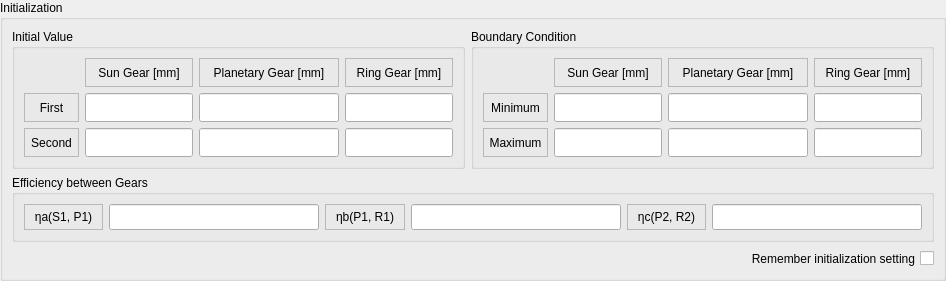
     <widget class="QGroupBox" name="groupBox_6">
      <property name="sizePolicy">
       <sizepolicy hsizetype="MinimumExpanding" vsizetype="MinimumExpanding">
        <horstretch>0</horstretch>
        <verstretch>0</verstretch>
       </sizepolicy>
      </property>
      <property name="minimumSize">
       <size>
        <width>932</width>
        <height>280</height>
       </size>
      </property>
      <property name="maximumSize">
       <size>
        <width>16777215</width>
        <height>16777215</height>
       </size>
      </property>
      <property name="title">
       <string>Initialization</string>
      </property>
      <layout class="QVBoxLayout" name="verticalLayout">
       <property name="leftMargin">
        <number>9</number>
       </property>
       <property name="topMargin">
        <number>9</number>
       </property>
       <property name="rightMargin">
        <number>9</number>
       </property>
       <property name="bottomMargin">
        <number>9</number>
       </property>
       <item>
        <widget class="QWidget" name="widget_2" native="true">
         <property name="sizePolicy">
          <sizepolicy hsizetype="MinimumExpanding" vsizetype="MinimumExpanding">
           <horstretch>0</horstretch>
           <verstretch>0</verstretch>
          </sizepolicy>
         </property>
         <property name="minimumSize">
          <size>
           <width>908</width>
           <height>140</height>
          </size>
         </property>
         <property name="maximumSize">
          <size>
           <width>16777215</width>
           <height>16777215</height>
          </size>
         </property>
         <layout class="QHBoxLayout" name="horizontalLayout_4">
          <property name="spacing">
           <number>6</number>
          </property>
          <property name="leftMargin">
           <number>0</number>
          </property>
          <property name="topMargin">
           <number>0</number>
          </property>
          <property name="rightMargin">
           <number>0</number>
          </property>
          <property name="bottomMargin">
           <number>0</number>
          </property>
          <item>
           <widget class="QGroupBox" name="groupBox">
            <property name="sizePolicy">
             <sizepolicy hsizetype="MinimumExpanding" vsizetype="MinimumExpanding">
              <horstretch>0</horstretch>
              <verstretch>0</verstretch>
             </sizepolicy>
            </property>
            <property name="minimumSize">
             <size>
              <width>451</width>
              <height>123</height>
             </size>
            </property>
            <property name="title">
             <string>Initial Value</string>
            </property>
            <layout class="QGridLayout" name="gridLayout">
             <item row="0" column="2">
              <widget class="QLabel" name="label_2">
               <property name="enabled">
                <bool>true</bool>
               </property>
               <property name="sizePolicy">
                <sizepolicy hsizetype="MinimumExpanding" vsizetype="MinimumExpanding">
                 <horstretch>0</horstretch>
                 <verstretch>0</verstretch>
                </sizepolicy>
               </property>
               <property name="minimumSize">
                <size>
                 <width>104</width>
                 <height>25</height>
                </size>
               </property>
               <property name="maximumSize">
                <size>
                 <width>16777215</width>
                 <height>16777215</height>
                </size>
               </property>
               <property name="frameShape">
                <enum>QFrame::StyledPanel</enum>
               </property>
               <property name="text">
                <string>Sun Gear [mm]</string>
               </property>
               <property name="alignment">
                <set>Qt::AlignCenter</set>
               </property>
              </widget>
             </item>
             <item row="1" column="0">
              <widget class="QLabel" name="label">
               <property name="sizePolicy">
                <sizepolicy hsizetype="MinimumExpanding" vsizetype="MinimumExpanding">
                 <horstretch>0</horstretch>
                 <verstretch>0</verstretch>
                </sizepolicy>
               </property>
               <property name="minimumSize">
                <size>
                 <width>55</width>
                 <height>25</height>
                </size>
               </property>
               <property name="maximumSize">
                <size>
                 <width>16777215</width>
                 <height>16777215</height>
                </size>
               </property>
               <property name="frameShape">
                <enum>QFrame::StyledPanel</enum>
               </property>
               <property name="text">
                <string>First</string>
               </property>
               <property name="alignment">
                <set>Qt::AlignCenter</set>
               </property>
              </widget>
             </item>
             <item row="0" column="3">
              <widget class="QLabel" name="label_3">
               <property name="sizePolicy">
                <sizepolicy hsizetype="MinimumExpanding" vsizetype="MinimumExpanding">
                 <horstretch>0</horstretch>
                 <verstretch>0</verstretch>
                </sizepolicy>
               </property>
               <property name="minimumSize">
                <size>
                 <width>140</width>
                 <height>25</height>
                </size>
               </property>
               <property name="maximumSize">
                <size>
                 <width>16777215</width>
                 <height>16777215</height>
                </size>
               </property>
               <property name="frameShape">
                <enum>QFrame::StyledPanel</enum>
               </property>
               <property name="text">
                <string>Planetary Gear [mm]</string>
               </property>
               <property name="alignment">
                <set>Qt::AlignCenter</set>
               </property>
              </widget>
             </item>
             <item row="0" column="4">
              <widget class="QLabel" name="label_4">
               <property name="sizePolicy">
                <sizepolicy hsizetype="MinimumExpanding" vsizetype="MinimumExpanding">
                 <horstretch>0</horstretch>
                 <verstretch>0</verstretch>
                </sizepolicy>
               </property>
               <property name="minimumSize">
                <size>
                 <width>105</width>
                 <height>25</height>
                </size>
               </property>
               <property name="maximumSize">
                <size>
                 <width>16777215</width>
                 <height>16777215</height>
                </size>
               </property>
               <property name="frameShape">
                <enum>QFrame::StyledPanel</enum>
               </property>
               <property name="text">
                <string>Ring Gear [mm]</string>
               </property>
               <property name="alignment">
                <set>Qt::AlignCenter</set>
               </property>
              </widget>
             </item>
             <item row="2" column="0">
              <widget class="QLabel" name="label_5">
               <property name="sizePolicy">
                <sizepolicy hsizetype="MinimumExpanding" vsizetype="MinimumExpanding">
                 <horstretch>0</horstretch>
                 <verstretch>0</verstretch>
                </sizepolicy>
               </property>
               <property name="minimumSize">
                <size>
                 <width>55</width>
                 <height>25</height>
                </size>
               </property>
               <property name="maximumSize">
                <size>
                 <width>16777215</width>
                 <height>16777215</height>
                </size>
               </property>
               <property name="frameShape">
                <enum>QFrame::StyledPanel</enum>
               </property>
               <property name="text">
                <string>Second</string>
               </property>
               <property name="alignment">
                <set>Qt::AlignCenter</set>
               </property>
              </widget>
             </item>
             <item row="1" column="2">
              <widget class="QLineEdit" name="init_s1">
               <property name="sizePolicy">
                <sizepolicy hsizetype="MinimumExpanding" vsizetype="MinimumExpanding">
                 <horstretch>0</horstretch>
                 <verstretch>0</verstretch>
                </sizepolicy>
               </property>
               <property name="minimumSize">
                <size>
                 <width>104</width>
                 <height>25</height>
                </size>
               </property>
               <property name="alignment">
                <set>Qt::AlignCenter</set>
               </property>
              </widget>
             </item>
             <item row="2" column="2">
              <widget class="QLineEdit" name="init_s2">
               <property name="sizePolicy">
                <sizepolicy hsizetype="MinimumExpanding" vsizetype="MinimumExpanding">
                 <horstretch>0</horstretch>
                 <verstretch>0</verstretch>
                </sizepolicy>
               </property>
               <property name="minimumSize">
                <size>
                 <width>104</width>
                 <height>25</height>
                </size>
               </property>
               <property name="alignment">
                <set>Qt::AlignCenter</set>
               </property>
              </widget>
             </item>
             <item row="1" column="3">
              <widget class="QLineEdit" name="init_p1">
               <property name="sizePolicy">
                <sizepolicy hsizetype="MinimumExpanding" vsizetype="MinimumExpanding">
                 <horstretch>0</horstretch>
                 <verstretch>0</verstretch>
                </sizepolicy>
               </property>
               <property name="minimumSize">
                <size>
                 <width>124</width>
                 <height>25</height>
                </size>
               </property>
               <property name="alignment">
                <set>Qt::AlignCenter</set>
               </property>
              </widget>
             </item>
             <item row="2" column="3">
              <widget class="QLineEdit" name="init_p2">
               <property name="sizePolicy">
                <sizepolicy hsizetype="MinimumExpanding" vsizetype="MinimumExpanding">
                 <horstretch>0</horstretch>
                 <verstretch>0</verstretch>
                </sizepolicy>
               </property>
               <property name="minimumSize">
                <size>
                 <width>124</width>
                 <height>25</height>
                </size>
               </property>
               <property name="alignment">
                <set>Qt::AlignCenter</set>
               </property>
              </widget>
             </item>
             <item row="1" column="4">
              <widget class="QLineEdit" name="init_r1">
               <property name="sizePolicy">
                <sizepolicy hsizetype="MinimumExpanding" vsizetype="MinimumExpanding">
                 <horstretch>0</horstretch>
                 <verstretch>0</verstretch>
                </sizepolicy>
               </property>
               <property name="minimumSize">
                <size>
                 <width>105</width>
                 <height>25</height>
                </size>
               </property>
               <property name="alignment">
                <set>Qt::AlignCenter</set>
               </property>
              </widget>
             </item>
             <item row="2" column="4">
              <widget class="QLineEdit" name="init_r2">
               <property name="sizePolicy">
                <sizepolicy hsizetype="MinimumExpanding" vsizetype="MinimumExpanding">
                 <horstretch>0</horstretch>
                 <verstretch>0</verstretch>
                </sizepolicy>
               </property>
               <property name="minimumSize">
                <size>
                 <width>105</width>
                 <height>25</height>
                </size>
               </property>
               <property name="alignment">
                <set>Qt::AlignCenter</set>
               </property>
              </widget>
             </item>
            </layout>
           </widget>
          </item>
          <item>
           <widget class="QGroupBox" name="groupBox_2">
            <property name="sizePolicy">
             <sizepolicy hsizetype="MinimumExpanding" vsizetype="MinimumExpanding">
              <horstretch>0</horstretch>
              <verstretch>0</verstretch>
             </sizepolicy>
            </property>
            <property name="minimumSize">
             <size>
              <width>455</width>
              <height>123</height>
             </size>
            </property>
            <property name="title">
             <string>Boundary Condition</string>
            </property>
            <layout class="QGridLayout" name="gridLayout_2">
             <item row="0" column="3">
              <widget class="QLabel" name="label_8">
               <property name="sizePolicy">
                <sizepolicy hsizetype="MinimumExpanding" vsizetype="MinimumExpanding">
                 <horstretch>0</horstretch>
                 <verstretch>0</verstretch>
                </sizepolicy>
               </property>
               <property name="minimumSize">
                <size>
                 <width>105</width>
                 <height>25</height>
                </size>
               </property>
               <property name="maximumSize">
                <size>
                 <width>16777215</width>
                 <height>16777215</height>
                </size>
               </property>
               <property name="frameShape">
                <enum>QFrame::StyledPanel</enum>
               </property>
               <property name="text">
                <string>Ring Gear [mm]</string>
               </property>
               <property name="alignment">
                <set>Qt::AlignCenter</set>
               </property>
              </widget>
             </item>
             <item row="0" column="2">
              <widget class="QLabel" name="label_7">
               <property name="sizePolicy">
                <sizepolicy hsizetype="MinimumExpanding" vsizetype="MinimumExpanding">
                 <horstretch>0</horstretch>
                 <verstretch>0</verstretch>
                </sizepolicy>
               </property>
               <property name="minimumSize">
                <size>
                 <width>140</width>
                 <height>25</height>
                </size>
               </property>
               <property name="maximumSize">
                <size>
                 <width>16777215</width>
                 <height>16777215</height>
                </size>
               </property>
               <property name="frameShape">
                <enum>QFrame::StyledPanel</enum>
               </property>
               <property name="text">
                <string>Planetary Gear [mm]</string>
               </property>
               <property name="alignment">
                <set>Qt::AlignCenter</set>
               </property>
              </widget>
             </item>
             <item row="0" column="1">
              <widget class="QLabel" name="label_6">
               <property name="enabled">
                <bool>true</bool>
               </property>
               <property name="sizePolicy">
                <sizepolicy hsizetype="MinimumExpanding" vsizetype="MinimumExpanding">
                 <horstretch>0</horstretch>
                 <verstretch>0</verstretch>
                </sizepolicy>
               </property>
               <property name="minimumSize">
                <size>
                 <width>104</width>
                 <height>25</height>
                </size>
               </property>
               <property name="maximumSize">
                <size>
                 <width>16777215</width>
                 <height>16777215</height>
                </size>
               </property>
               <property name="frameShape">
                <enum>QFrame::StyledPanel</enum>
               </property>
               <property name="text">
                <string>Sun Gear [mm]</string>
               </property>
               <property name="alignment">
                <set>Qt::AlignCenter</set>
               </property>
              </widget>
             </item>
             <item row="1" column="0">
              <widget class="QLabel" name="label_9">
               <property name="sizePolicy">
                <sizepolicy hsizetype="MinimumExpanding" vsizetype="MinimumExpanding">
                 <horstretch>0</horstretch>
                 <verstretch>0</verstretch>
                </sizepolicy>
               </property>
               <property name="minimumSize">
                <size>
                 <width>65</width>
                 <height>25</height>
                </size>
               </property>
               <property name="maximumSize">
                <size>
                 <width>16777215</width>
                 <height>16777215</height>
                </size>
               </property>
               <property name="frameShape">
                <enum>QFrame::StyledPanel</enum>
               </property>
               <property name="text">
                <string>Minimum</string>
               </property>
               <property name="alignment">
                <set>Qt::AlignCenter</set>
               </property>
              </widget>
             </item>
             <item row="2" column="0">
              <widget class="QLabel" name="label_10">
               <property name="sizePolicy">
                <sizepolicy hsizetype="MinimumExpanding" vsizetype="MinimumExpanding">
                 <horstretch>0</horstretch>
                 <verstretch>0</verstretch>
                </sizepolicy>
               </property>
               <property name="minimumSize">
                <size>
                 <width>65</width>
                 <height>25</height>
                </size>
               </property>
               <property name="maximumSize">
                <size>
                 <width>16777215</width>
                 <height>16777215</height>
                </size>
               </property>
               <property name="frameShape">
                <enum>QFrame::StyledPanel</enum>
               </property>
               <property name="text">
                <string>Maximum</string>
               </property>
               <property name="alignment">
                <set>Qt::AlignCenter</set>
               </property>
              </widget>
             </item>
             <item row="1" column="1">
              <widget class="QLineEdit" name="min_s">
               <property name="sizePolicy">
                <sizepolicy hsizetype="MinimumExpanding" vsizetype="MinimumExpanding">
                 <horstretch>0</horstretch>
                 <verstretch>0</verstretch>
                </sizepolicy>
               </property>
               <property name="minimumSize">
                <size>
                 <width>104</width>
                 <height>25</height>
                </size>
               </property>
               <property name="alignment">
                <set>Qt::AlignCenter</set>
               </property>
              </widget>
             </item>
             <item row="2" column="1">
              <widget class="QLineEdit" name="max_s">
               <property name="sizePolicy">
                <sizepolicy hsizetype="MinimumExpanding" vsizetype="MinimumExpanding">
                 <horstretch>0</horstretch>
                 <verstretch>0</verstretch>
                </sizepolicy>
               </property>
               <property name="minimumSize">
                <size>
                 <width>104</width>
                 <height>25</height>
                </size>
               </property>
               <property name="alignment">
                <set>Qt::AlignCenter</set>
               </property>
              </widget>
             </item>
             <item row="1" column="2">
              <widget class="QLineEdit" name="min_p">
               <property name="sizePolicy">
                <sizepolicy hsizetype="MinimumExpanding" vsizetype="MinimumExpanding">
                 <horstretch>0</horstretch>
                 <verstretch>0</verstretch>
                </sizepolicy>
               </property>
               <property name="minimumSize">
                <size>
                 <width>140</width>
                 <height>25</height>
                </size>
               </property>
               <property name="alignment">
                <set>Qt::AlignCenter</set>
               </property>
              </widget>
             </item>
             <item row="2" column="2">
              <widget class="QLineEdit" name="max_p">
               <property name="sizePolicy">
                <sizepolicy hsizetype="MinimumExpanding" vsizetype="MinimumExpanding">
                 <horstretch>0</horstretch>
                 <verstretch>0</verstretch>
                </sizepolicy>
               </property>
               <property name="minimumSize">
                <size>
                 <width>140</width>
                 <height>25</height>
                </size>
               </property>
               <property name="alignment">
                <set>Qt::AlignCenter</set>
               </property>
              </widget>
             </item>
             <item row="1" column="3">
              <widget class="QLineEdit" name="min_r">
               <property name="sizePolicy">
                <sizepolicy hsizetype="MinimumExpanding" vsizetype="MinimumExpanding">
                 <horstretch>0</horstretch>
                 <verstretch>0</verstretch>
                </sizepolicy>
               </property>
               <property name="minimumSize">
                <size>
                 <width>105</width>
                 <height>25</height>
                </size>
               </property>
               <property name="alignment">
                <set>Qt::AlignCenter</set>
               </property>
              </widget>
             </item>
             <item row="2" column="3">
              <widget class="QLineEdit" name="max_r">
               <property name="sizePolicy">
                <sizepolicy hsizetype="MinimumExpanding" vsizetype="MinimumExpanding">
                 <horstretch>0</horstretch>
                 <verstretch>0</verstretch>
                </sizepolicy>
               </property>
               <property name="minimumSize">
                <size>
                 <width>105</width>
                 <height>25</height>
                </size>
               </property>
               <property name="alignment">
                <set>Qt::AlignCenter</set>
               </property>
              </widget>
             </item>
            </layout>
           </widget>
          </item>
         </layout>
        </widget>
       </item>
       <item>
        <widget class="QGroupBox" name="groupBox_9">
         <property name="sizePolicy">
          <sizepolicy hsizetype="MinimumExpanding" vsizetype="MinimumExpanding">
           <horstretch>0</horstretch>
           <verstretch>0</verstretch>
          </sizepolicy>
         </property>
         <property name="minimumSize">
          <size>
           <width>908</width>
           <height>67</height>
          </size>
         </property>
         <property name="maximumSize">
          <size>
           <width>16777215</width>
           <height>16777215</height>
          </size>
         </property>
         <property name="title">
          <string>Efficiency between Gears</string>
         </property>
         <layout class="QHBoxLayout" name="horizontalLayout_3">
          <property name="bottomMargin">
           <number>9</number>
          </property>
          <item>
           <widget class="QLabel" name="label_18">
            <property name="sizePolicy">
             <sizepolicy hsizetype="MinimumExpanding" vsizetype="MinimumExpanding">
              <horstretch>0</horstretch>
              <verstretch>0</verstretch>
             </sizepolicy>
            </property>
            <property name="minimumSize">
             <size>
              <width>75</width>
              <height>25</height>
             </size>
            </property>
            <property name="frameShape">
             <enum>QFrame::StyledPanel</enum>
            </property>
            <property name="text">
             <string>ηa(S1, P1)</string>
            </property>
            <property name="alignment">
             <set>Qt::AlignCenter</set>
            </property>
           </widget>
          </item>
          <item>
           <widget class="QLineEdit" name="ebg_a">
            <property name="sizePolicy">
             <sizepolicy hsizetype="MinimumExpanding" vsizetype="MinimumExpanding">
              <horstretch>0</horstretch>
              <verstretch>0</verstretch>
             </sizepolicy>
            </property>
            <property name="minimumSize">
             <size>
              <width>210</width>
              <height>25</height>
             </size>
            </property>
            <property name="alignment">
             <set>Qt::AlignCenter</set>
            </property>
           </widget>
          </item>
          <item>
           <widget class="QLabel" name="label_19">
            <property name="sizePolicy">
             <sizepolicy hsizetype="MinimumExpanding" vsizetype="MinimumExpanding">
              <horstretch>0</horstretch>
              <verstretch>0</verstretch>
             </sizepolicy>
            </property>
            <property name="minimumSize">
             <size>
              <width>75</width>
              <height>25</height>
             </size>
            </property>
            <property name="frameShape">
             <enum>QFrame::StyledPanel</enum>
            </property>
            <property name="text">
             <string>ηb(P1, R1)</string>
            </property>
            <property name="alignment">
             <set>Qt::AlignCenter</set>
            </property>
           </widget>
          </item>
          <item>
           <widget class="QLineEdit" name="ebg_b">
            <property name="sizePolicy">
             <sizepolicy hsizetype="MinimumExpanding" vsizetype="MinimumExpanding">
              <horstretch>0</horstretch>
              <verstretch>0</verstretch>
             </sizepolicy>
            </property>
            <property name="minimumSize">
             <size>
              <width>210</width>
              <height>25</height>
             </size>
            </property>
            <property name="alignment">
             <set>Qt::AlignCenter</set>
            </property>
           </widget>
          </item>
          <item>
           <widget class="QLabel" name="label_20">
            <property name="sizePolicy">
             <sizepolicy hsizetype="MinimumExpanding" vsizetype="MinimumExpanding">
              <horstretch>0</horstretch>
              <verstretch>0</verstretch>
             </sizepolicy>
            </property>
            <property name="minimumSize">
             <size>
              <width>75</width>
              <height>25</height>
             </size>
            </property>
            <property name="frameShape">
             <enum>QFrame::StyledPanel</enum>
            </property>
            <property name="text">
             <string>ηc(P2, R2)</string>
            </property>
            <property name="alignment">
             <set>Qt::AlignCenter</set>
            </property>
           </widget>
          </item>
          <item>
           <widget class="QLineEdit" name="ebg_c">
            <property name="sizePolicy">
             <sizepolicy hsizetype="MinimumExpanding" vsizetype="MinimumExpanding">
              <horstretch>0</horstretch>
              <verstretch>0</verstretch>
             </sizepolicy>
            </property>
            <property name="minimumSize">
             <size>
              <width>210</width>
              <height>25</height>
             </size>
            </property>
            <property name="alignment">
             <set>Qt::AlignCenter</set>
            </property>
           </widget>
          </item>
         </layout>
        </widget>
       </item>
       <item>
        <widget class="QCheckBox" name="remember">
         <property name="sizePolicy">
          <sizepolicy hsizetype="MinimumExpanding" vsizetype="MinimumExpanding">
           <horstretch>0</horstretch>
           <verstretch>0</verstretch>
          </sizepolicy>
         </property>
         <property name="minimumSize">
          <size>
           <width>100</width>
           <height>21</height>
          </size>
         </property>
         <property name="layoutDirection">
          <enum>Qt::RightToLeft</enum>
         </property>
         <property name="text">
          <string>Remember initialization setting</string>
         </property>
        </widget>
       </item>
      </layout>
     </widget>
